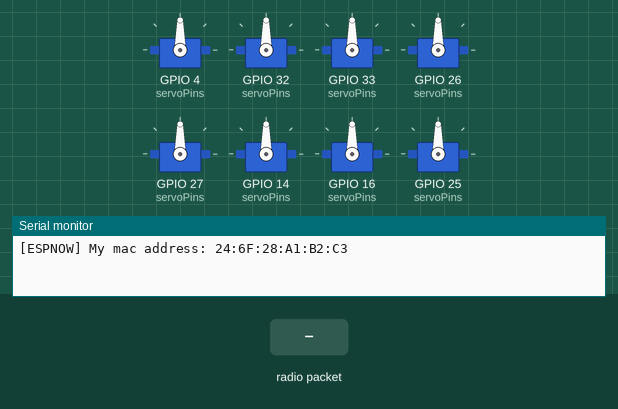
Bench run of a program on a simulated ESP32. Parts: 8 × servo, the last lines printed to the serial monitor. The test bench sets the inputs (shaded band).

Above: at 1.2 s.
1.3 s: radio packet "1" arrives
At 2.1 s:
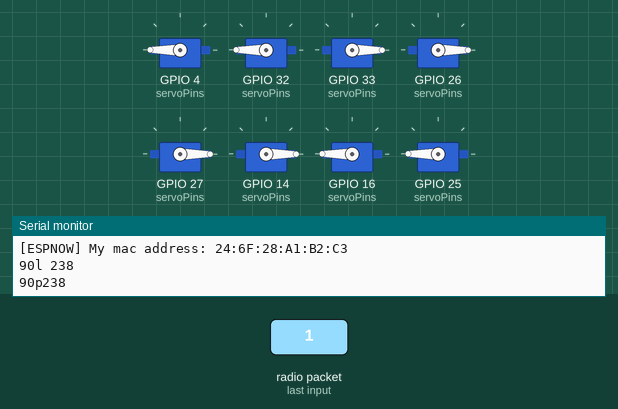
Timing chart, 0 to 4.3 s (numbered marks = the images above; inputs shaded):
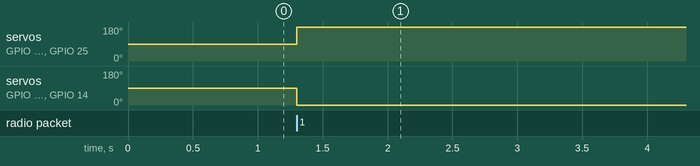

The program:

main.cpp
```cpp
#include <Arduino.h>
#include <vector>
#include <TwoWayESP.h>
#include <ESP32Encoder.h>
#include <Wire.h>
#include <ESP32Servo.h>

uint8_t broadcastAddress[] = {0x30, 0xC9, 0x22, 0xF2, 0x88, 0x40};
float coof[] = {1.5, 1.0, 1.0, 1.0, 1.0, 1.0, 1.0, 1.0};

struct SensorData {
    uint8_t angles[8];      // Массив для хранения углов с 8 датчиков
    unsigned long timestamp; // Время записи в миллисекундах
    int bt1;                 // Состояние кнопки 1
    int bt2;                 // Состояние кнопки 2
};

SensorData sensorDataArray[1000];  // Массив для хранения 1000 структур
Servo servos[8];

#define p1_1f 4
#define p1_2f 32
#define p1_3fr 33
#define p1_3st 16 // левая нога
#define p2_1f 26
#define p2_2f 27
#define p2_3fr 14
#define p2_3st 25 // правая нога

int servoPins[8] = {p1_1f, p1_2f, p1_3fr, p2_1f, p2_2f, p2_3fr, p1_3st, p2_3st};
int minUs = 1000;
int maxUs = 2000;

bool isRecording = false;   // Флаг для записи
bool isPlaying = false;     // Флаг для управления приводами
int dataIndex = 0;          // Индекс для записи в массив
int playIndex = 0;         // Индекс для воспроизведения из массива
int lastBt1State = 0;       // Последнее состояние кнопки bt1
int lastBt2State = 0;       // Последнее состояние кнопки bt2
unsigned long lastUpdate = 0; // Последнее обновление тайминга для привода
unsigned long playbackDelay = 0; // Задержка для воспроизведения

void setup() {
    Serial.begin(9600); // Инициализация последовательного порта
    TwoWayESP::Begin(broadcastAddress);

    ESP32PWM::allocateTimer(0);
    ESP32PWM::allocateTimer(1);
    ESP32PWM::allocateTimer(2);
    ESP32PWM::allocateTimer(3);

    // Привязываем сервомоторы к пинам и устанавливаем параметры
    for (int i = 0; i < 8; i++) {
        servos[i].attach(servoPins[i], minUs, maxUs);
        servos[i].setPeriodHertz(50); // Стандартный 50 Гц для сервоприводов
    }
}
double calculateFootAngle(double hipAngle, double kneeAngle) {
    // hipAngle и kneeAngle в градусах
    double footAngle = 90.0 - (hipAngle + kneeAngle);
    return footAngle;
}
void drive(int i, int angle) {
  //  Serial.print(angle);
 //   Serial.print(" ");

    if (i == 0) angle = map(angle, 120, 210, 150, 0);      // левое колено
    if (i == 3) angle = map(angle, 143, 250, 0, 150);      // правое колено
    if (i == 1) angle = map(angle, 34, 113, 150, 0);       // левое бедро
    if (i == 4) angle = map(angle, 12, 106, 0, 150);       // правое бедро
    if (i == 2) angle = map(angle, 60, 84, 0, 150);        // левое бедро отвод
    if (i == 5) angle = map(angle, 209, 229, 0, 150);      // правое бедро отвод
    if (i == 6) {angle =calculateFootAngle(sensorDataArray[0].angles[0],sensorDataArray[0].angles[1]); // левая стопа
     Serial.print(angle);Serial.print("l ");
   angle = map(angle, -233, -111, 0, 90);      // правое бедро отвод
     Serial.println(angle);
    }
  if (i == 7) {
  angle =calculateFootAngle(sensorDataArray[0].angles[3],sensorDataArray[0].angles[4]); // левая стопа
     Serial.print(angle);Serial.print("p");
   angle = map(angle, -233, -111, 0, 90);      // правое бедро отвод
     Serial.println(angle);
  }
    servos[i].write(angle);
  //  Serial.println(angle);
}

void loop() {
    if (TwoWayESP::Available()) {
        SensorData tmp;
        TwoWayESP::GetBytes(&tmp, sizeof(SensorData));
  //Serial.println("Начат процесс.");
        // Проверка состояния bt1 для начала/остановки записи
           sensorDataArray[0] = tmp;
        if (tmp.bt1 == 1 && lastBt1State == 0) {
            isRecording = !isRecording;  // Переключаем состояние записи
            if (isRecording) {
                Serial.println("Начата запись данных.");
            } else {
                Serial.println("Остановлена запись данных.");
            }
        }

        // Проверка состояния bt2 для начала/остановки управления приводами
        if (tmp.bt2 == 1 && lastBt2State == 0) {
            isPlaying = !isPlaying;  // Переключаем состояние управления приводами
            if (isPlaying) {
                Serial.println("Начато управление приводами.");
                playIndex = 0; // Начинаем с начала массива
                lastUpdate = millis(); // Обновляем время начала воспроизведения
            } else {
                Serial.println("Остановлено управление приводами.");
            }
        }

        lastBt1State = tmp.bt1;  // Обновляем состояние кнопки bt1
        lastBt2State = tmp.bt2;  // Обновляем состояние кнопки bt2

        // Если запись активна и не превышен размер массива
        if (isRecording && dataIndex < 1000) {
            sensorDataArray[dataIndex] = tmp;  // Записываем данные в массив
            dataIndex++;  // Увеличиваем индекс для следующей записи
            Serial.print("Записано значение: ");
            Serial.println(dataIndex);
        }

        // Управление сервоприводами
        if (isPlaying) {
            unsigned long currentTime = millis();
            if (playbackDelay == 0) {
                playbackDelay = sensorDataArray[playIndex].timestamp;
            }
            if (currentTime - lastUpdate >= playbackDelay) {
                // Обновляем состояние привода
                for (int i = 0; i < 8; i++) {
                    drive(i, sensorDataArray[playIndex].angles[i]);
                }
                lastUpdate = currentTime; // Обновляем время последнего обновления
                playbackDelay = sensorDataArray[playIndex].timestamp; // Обновляем задержку

                playIndex++; // Переходим к следующему элементу массива
                if (playIndex >= 1000) {
                    playIndex = 1; // Начинаем с начала массива
                }
            }
        } else {
for (int i = 0; i < 8; i++) {
  //    tmp.angles[i]=tmp.angles[i]*5;
   //   if(tmp.angles[i]>90)tmp.angles[i]=0;
   // int i=5;

     drive(i,tmp.angles[i]);
  //     i=0;
   //  drive(i,tmp.angles[i]);
    //  servos[i].write(tmp.angles[i]);//
 //   Serial.print(tmp.angles[i]);
  //  Serial.print(" ");

 }
//  Serial.println(" ");

        }

        delay(10); // Сокращаем задержку для быстрого реагирования на изменения
    }
}
```

Measured:
- after the input at 1.3 s, servo on GPIO 4 (servoPins), servo on GPIO 32 (servoPins), servo on GPIO 16 (servoPins), servo on GPIO 25 (servoPins): 90° → 180° at once; servo on GPIO 33 (servoPins), servo on GPIO 26 (servoPins), servo on GPIO 27 (servoPins), servo on GPIO 14 (servoPins): 90° → 0° at once
